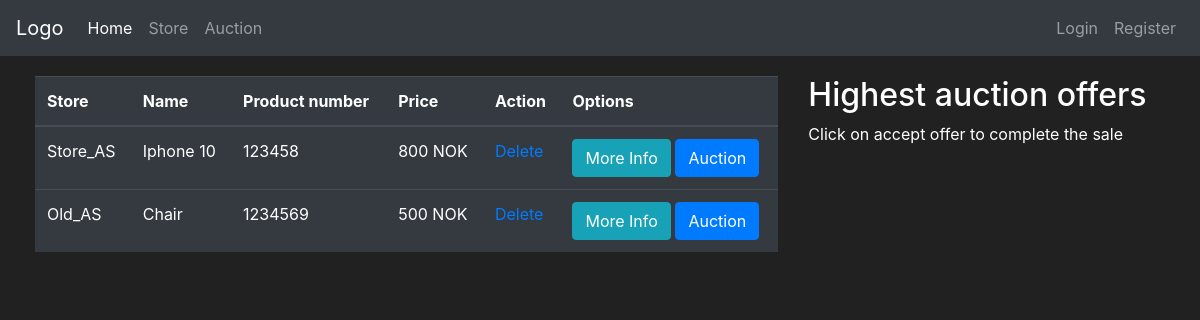
/auction, run on an earlier commit of the app's database.
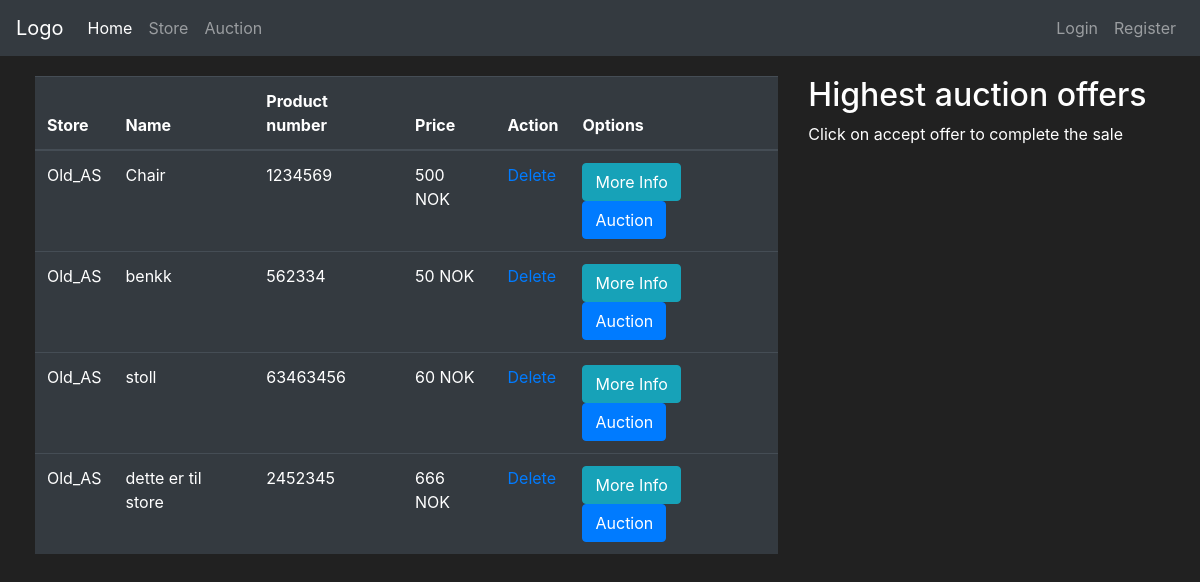
And on a later commit of the database.
### app_flask/models.py (models this page shows, shortened)
class Goods(db.Model):
    id = db.Column(db.Integer, primary_key=True)
    name = db.Column(db.String(30), unique=True, nullable=False)
    description = db.Column(db.String(70), unique=False, nullable=False)
    price = db.Column(db.Integer, unique=False, nullable=False)
    product_number = db.Column(db.String(length=6), nullable=False, unique=True)
    goods_type = db.Column(db.Boolean(), nullable=False, default=False)
    date_created = db.Column(db.DateTime(), default=datetime.utcnow)
    user_owner = db.Column(db.Integer(), db.ForeignKey('user.id'))
    store_owner = db.Column(db.Integer(), db.ForeignKey('store.id'))

class Store(db.Model):
    id = db.Column(db.Integer(), primary_key=True)
    store_name = db.Column(db.String(length=30), nullable=False, unique=True)
    street_address = db.Column(db.String(length=40), nullable=False)
    street_number = db.Column(db.Integer(), nullable=False)
    postal_code = db.Column(db.Integer(), nullable=False)
    province = db.Column(db.String(length=50), nullable=False)
    store_email = db.Column(db.String(length=50), nullable=False, unique=True)
    store_phone = db.Column(db.Integer(), nullable=False)
    date_created = db.Column(db.DateTime(), default=datetime.utcnow)
    user_owner = db.Column(db.Integer(), db.ForeignKey('user.id'))
    goods = db.relationship('Goods', backref='owned_store', lazy=True)

### app_flask/main/routes.py (the view, shortened to what this page needs)
@bp.route("/auction", methods=["POST", "GET"])
def auction_page():
    auction_form = AuctionGoodsForm()
    accept_form = AcceptAuctionForm()
    if request.method == "GET":
        items = db.session.query(Goods, Store).filter(and_(Store.id == Goods.store_owner, Goods.goods_type == 1)).all()
        try:
            current_user_id = current_user.id
            bidding_items = show_current_highest_bidding_offer_in_store(current_user_id)
        except AttributeError:
            bidding_items = []
        return render_template("auction.html", items=items, auction_form=auction_form, bidding_items=bidding_items,
                               accept_form=accept_form)

### app_flask/templates/auction.html (shortened to what this page needs)
{% extends 'base.html' %}
{% block content %}
<div class="row" style="margin:20px; margin-left:20px">
    <div class="col-8">
        <table class="table table-hover table-dark">
            <thead>
                <tr>
                    <th scope="col">Store</th>
                    <th scope="col">Name</th>
                    <th scope="col">Product number</th>
                    <th scope="col">Price</th>
                    <th scope="col">Action</th>
                    <th scope="col">Options</th>
                </tr>
            </thead>
            <tbody>
                {% for item, store in items %}
                <tr>
                    <td>{{store.store_name}}</td>
                    <td>{{item.name}}</td>
                    <td>{{item.product_number}}</td>
                    <td>{{item.price}} NOK</td>
                    <td class=".table-striped"><a href="{{ url_for('main.delete_goods', id=item.id)}}">Delete</a></td>
                    <td>
                        <button class="btn btn-outline btn-info" data-toggle="modal" data-target="#Modal-MoreInfo-{{ item.id }}">More Info</button>
                        <button class="btn btn-outline btn-primary" data-toggle="modal" data-target="#Modal-AuctionConfirm-{{ item.id }}" >Auction</button>
                    </td>
                </tr>
                {% endfor %}
            </tbody>
        </table>
    </div>
    <div class="col-4">
        <h2>Highest auction offers</h2>
        <p>Click on accept offer to complete the sale</p>
        <br>
   </div>
</div>
{% endblock %}

### app_flask/templates/base.html (shortened to what this page needs)
<!doctype html>
<html lang="en">
   <head>
      <link rel="stylesheet" href="https://cdn.jsdelivr.net/npm/bootstrap@4.5.3/dist/css/bootstrap.min.css">
   </head>
   <body>
    <nav class="navbar navbar-expand-md navbar-dark bg-dark">
        <a class="navbar-brand" href="{{ url_for('main.home_page') }}">Logo</a>
        <div class="collapse navbar-collapse" id="navbarNav">
            <ul class="navbar-nav mr-auto">
                <li class="nav-item active">
                    <a class="nav-link" href="{{ url_for('main.home_page') }}">Home <span class="sr-only">(current)</span></a>
                </li>
                <li class="nav-item">
                    <a class="nav-link" href="{{ url_for('main.store_page') }}">Store</a>
                </li>
                <li class="nav-item">
                    <a class="nav-link" href="{{ url_for('main.auction_page') }}">Auction</a>
                </li>
            </ul>
            {% if current_user.username=="Admin" %}
            <ul class="navbar-nav">
                <li class="nav-item">
                    <a class="nav-link" href="{{ url_for('main.display_admin_panel') }}">Admin panel</a>
                </li>
                <li class="nav-item">
                    <a class="nav-link">{{ current_user.username }}</a>
                </li>
                <li class="nav-item">
                    <a class="nav-link" href="{{ url_for('auth.logout_page') }}">logout</a>
                </li>
            </ul>
            {% else %}
            <ul class="navbar-nav">
                <li class="nav-item">
                    <a class="nav-link" href="{{ url_for('auth.login_page')}}">Login</a>
                </li>
                <li class="nav-item">
                    <a class="nav-link" href="{{ url_for('auth.register_user_page')}}">Register</a>
                </li>
            </ul>
            {% endif %}
        </div>
      </nav>
      {% block content %}
      {% endblock %}
   </body>
</html>

### app_flask/templates/base.html (style rules this page uses)
body { color: white; background-color: #212121; }

What changed in the data, as far as the page shows it:
no longer on this page (row edited): Goods: store_name "Store_AS", name "Iphone 10", product_number "123458", price "800"
added Goods: store_name "Old_AS", name "benkk", product_number "562334", price "50"
added Goods: store_name "Old_AS", name "stoll", product_number "63463456", price "60"
added Goods: store_name "Old_AS", name "dette er til store", product_number "2452345", price "666"
